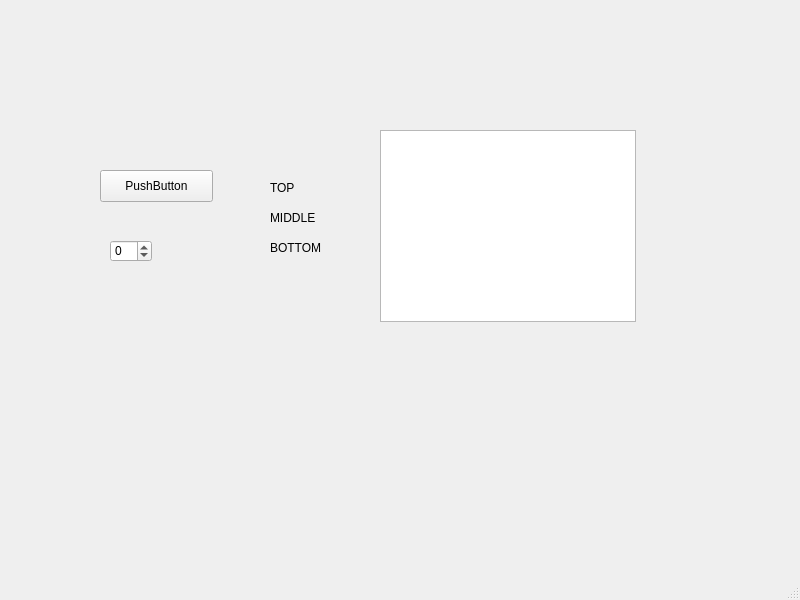
<?xml version="1.0" encoding="UTF-8"?>
<ui version="4.0">
 <class>MainWindow</class>
 <widget class="QMainWindow" name="MainWindow">
  <property name="geometry">
   <rect>
    <x>0</x>
    <y>0</y>
    <width>800</width>
    <height>600</height>
   </rect>
  </property>
  <property name="windowTitle">
   <string>MainWindow</string>
  </property>
  <widget class="QWidget" name="centralwidget">
   <widget class="QPushButton" name="pushButton">
    <property name="geometry">
     <rect>
      <x>100</x>
      <y>170</y>
      <width>113</width>
      <height>32</height>
     </rect>
    </property>
    <property name="text">
     <string>PushButton</string>
    </property>
   </widget>
   <widget class="QLabel" name="topLabel">
    <property name="geometry">
     <rect>
      <x>270</x>
      <y>180</y>
      <width>59</width>
      <height>16</height>
     </rect>
    </property>
    <property name="text">
     <string>TOP</string>
    </property>
   </widget>
   <widget class="QLabel" name="middleLabel">
    <property name="geometry">
     <rect>
      <x>270</x>
      <y>210</y>
      <width>59</width>
      <height>16</height>
     </rect>
    </property>
    <property name="text">
     <string>MIDDLE</string>
    </property>
   </widget>
   <widget class="QLabel" name="bottomLabel">
    <property name="geometry">
     <rect>
      <x>270</x>
      <y>240</y>
      <width>59</width>
      <height>16</height>
     </rect>
    </property>
    <property name="text">
     <string>BOTTOM</string>
    </property>
   </widget>
   <widget class="QSpinBox" name="spinBox">
    <property name="geometry">
     <rect>
      <x>110</x>
      <y>240</y>
      <width>42</width>
      <height>22</height>
     </rect>
    </property>
    <property name="minimum">
     <number>-10</number>
    </property>
    <property name="maximum">
     <number>10</number>
    </property>
   </widget>
   <widget class="myListWidget" name="listWidget">
    <property name="geometry">
     <rect>
      <x>380</x>
      <y>130</y>
      <width>256</width>
      <height>192</height>
     </rect>
    </property>
   </widget>
  </widget>
  <widget class="QMenuBar" name="menubar">
   <property name="geometry">
    <rect>
     <x>0</x>
     <y>0</y>
     <width>800</width>
     <height>22</height>
    </rect>
   </property>
  </widget>
  <widget class="QStatusBar" name="statusbar"/>
 </widget>
 <customwidgets>
  <customwidget>
   <class>myListWidget</class>
   <extends>QListWidget</extends>
   <header>mylistwidget.h</header>
   <slots>
    <slot>slot1()</slot>
   </slots>
  </customwidget>
 </customwidgets>
 <resources/>
 <connections/>
</ui>
